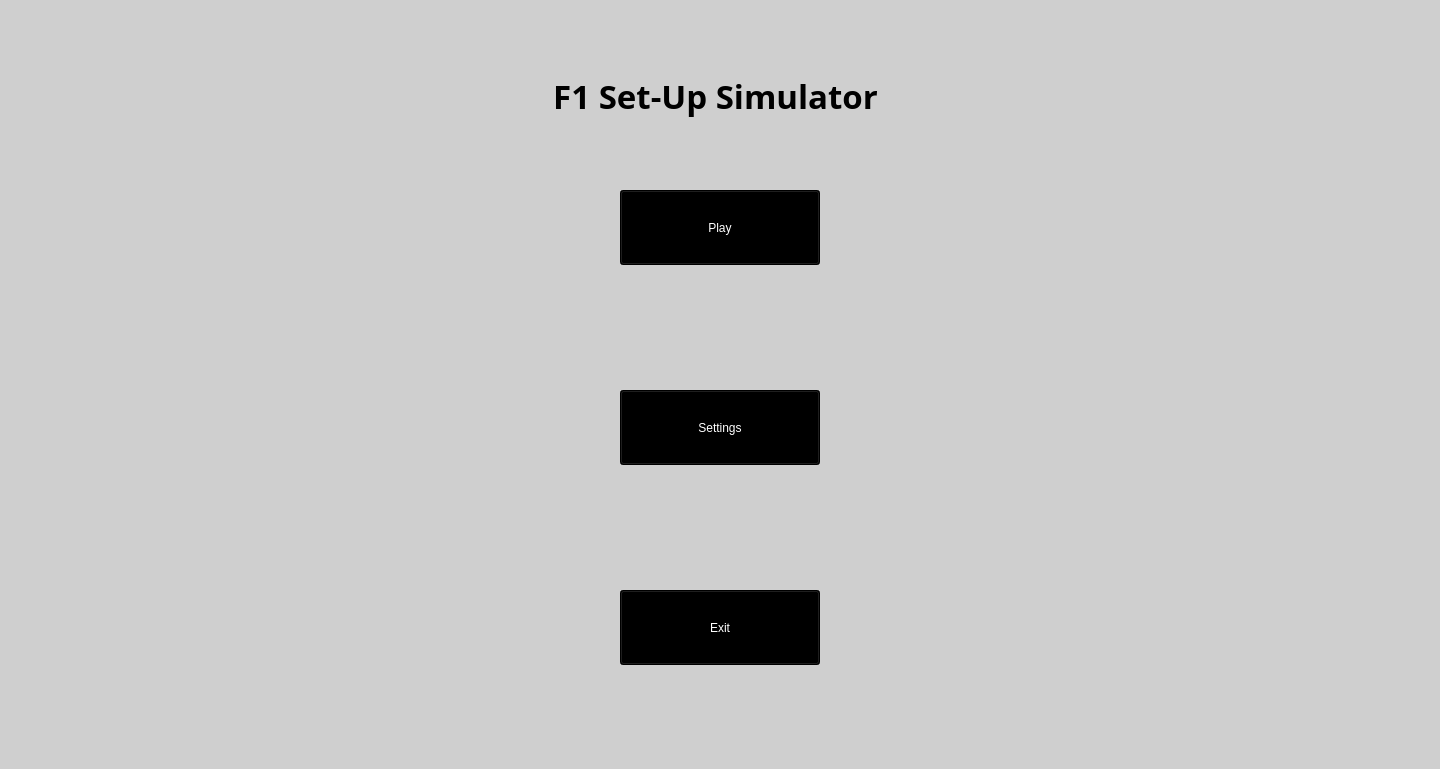
<?xml version="1.0" encoding="UTF-8"?>
<ui version="4.0">
 <class>F1SetUpSimulator</class>
 <widget class="QMainWindow" name="F1SetUpSimulator">
  <property name="geometry">
   <rect>
    <x>0</x>
    <y>0</y>
    <width>1440</width>
    <height>769</height>
   </rect>
  </property>
  <property name="windowTitle">
   <string>MainWindow</string>
  </property>
  <property name="styleSheet">
   <string notr="true">background-color: rgb(207, 207, 207);</string>
  </property>
  <widget class="QWidget" name="centralwidget">
   <widget class="QLabel" name="Heading">
    <property name="geometry">
     <rect>
      <x>550</x>
      <y>20</y>
      <width>331</width>
      <height>151</height>
     </rect>
    </property>
    <property name="font">
     <font>
      <family>Khmer Sangam MN</family>
      <pointsize>25</pointsize>
      <weight>75</weight>
      <bold>true</bold>
     </font>
    </property>
    <property name="text">
     <string>F1 Set-Up Simulator</string>
    </property>
    <property name="alignment">
     <set>Qt::AlignCenter</set>
    </property>
   </widget>
   <widget class="QPushButton" name="playButton">
    <property name="geometry">
     <rect>
      <x>620</x>
      <y>190</y>
      <width>200</width>
      <height>75</height>
     </rect>
    </property>
    <property name="autoFillBackground">
     <bool>false</bool>
    </property>
    <property name="styleSheet">
     <string notr="true">color: rgb(255, 255, 255);
background-color: rgb(0, 0, 0);</string>
    </property>
    <property name="text">
     <string>Play</string>
    </property>
   </widget>
   <widget class="QPushButton" name="settingsButton">
    <property name="geometry">
     <rect>
      <x>620</x>
      <y>390</y>
      <width>200</width>
      <height>75</height>
     </rect>
    </property>
    <property name="autoFillBackground">
     <bool>false</bool>
    </property>
    <property name="styleSheet">
     <string notr="true">color: rgb(255, 255, 255);
background-color: rgb(0, 0, 0);</string>
    </property>
    <property name="text">
     <string>Settings</string>
    </property>
   </widget>
   <widget class="QPushButton" name="exitButton">
    <property name="geometry">
     <rect>
      <x>620</x>
      <y>590</y>
      <width>200</width>
      <height>75</height>
     </rect>
    </property>
    <property name="styleSheet">
     <string notr="true">color: rgb(255, 255, 255);
background-color: rgb(0, 0, 0);</string>
    </property>
    <property name="text">
     <string>Exit</string>
    </property>
   </widget>
  </widget>
  <widget class="QMenuBar" name="menubar">
   <property name="geometry">
    <rect>
     <x>0</x>
     <y>0</y>
     <width>1440</width>
     <height>24</height>
    </rect>
   </property>
  </widget>
  <widget class="QStatusBar" name="statusbar"/>
 </widget>
 <resources/>
 <connections/>
</ui>
